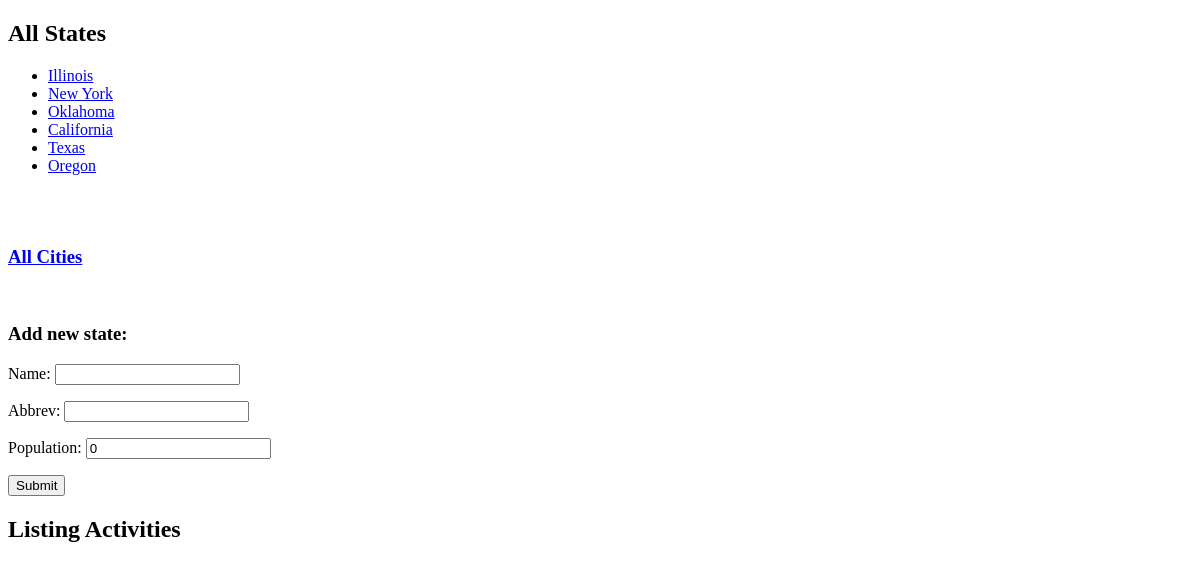
Page /states/ on the earlier database version.
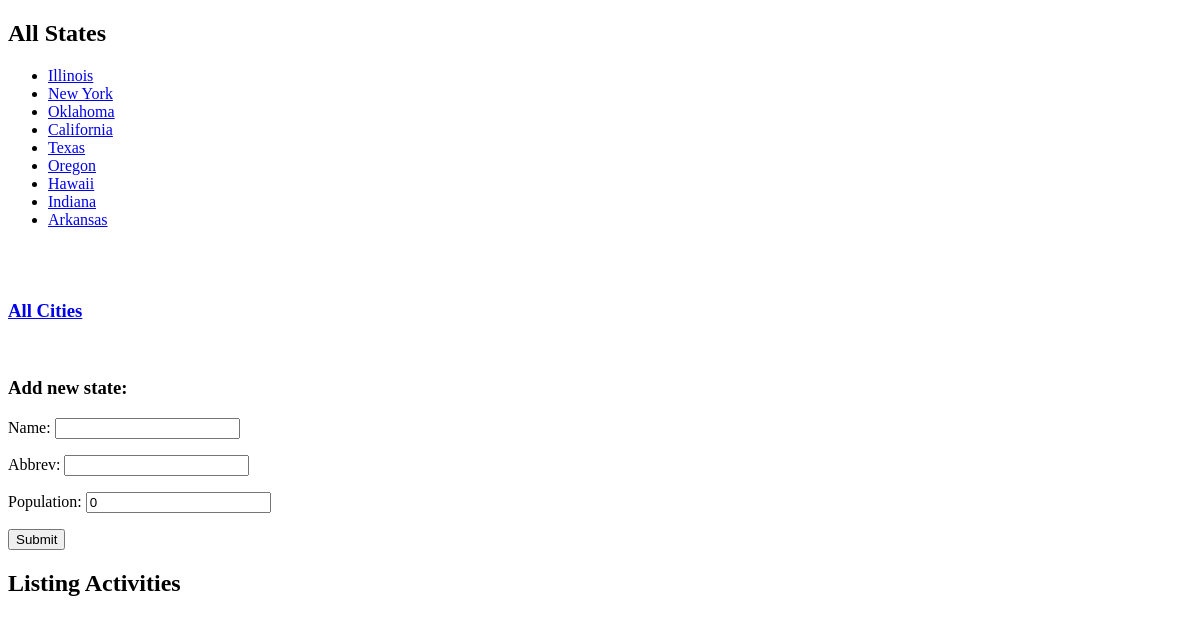
Same page on the later database version.
### states/models.py (models this page shows, shortened)
class State(models.Model):
    name = models.CharField(max_length=100)
    abbrev = models.CharField(max_length=2)
    population = models.IntegerField(default=0)

### states/views.py (the view)
# urls.py: path('', views.index, name='index'),
def index(request):
    states = State.objects.all()
    activities = Activity.objects.all()
    if request.method == 'POST':
        state_form = StateForm(request.POST)
        if state_form.is_valid():
            state_form.save()
            state_form = StateForm()
            return render(request, 'states/templates/index.html', {'states':states, 'state_form':state_form, 'activities':activities})
    state_form = StateForm()
    return render(request, 'states/templates/index.html', {'states': states, 'state_form': state_form, 'activities':activities})

### states/forms.py
class StateForm(ModelForm):
    class Meta:
        model = State
        fields = ['name', 'abbrev', 'population']

### templates/states/templates/index.html (shortened to what this page needs)
<!DOCTYPE html>
<html lang="en">
<head>
</head>
<body>
  <h2>All States</h2>
  <ul>
    {% for s in states %}
    <li><a href="{% url 'states:state_detail' s.id %}">{{ s.name }}</a></li>
    {% endfor %}
  </ul>
  <br><br>
  <h3><a href="{% url 'states:city_list' %}">All Cities</a></h3>
  <br>
  <form action="{% url 'states:index' %}" method="post">
    <h3>Add new state: </h3>
    {{ state_form.as_p }}
    <input type="submit" Add State>
  </form>
  <h2>Listing Activities</h2>
</body>
</html>

Differences in the rows shown:
added State: name "Hawaii"
added State: name "Indiana"
added State: name "Arkansas"
